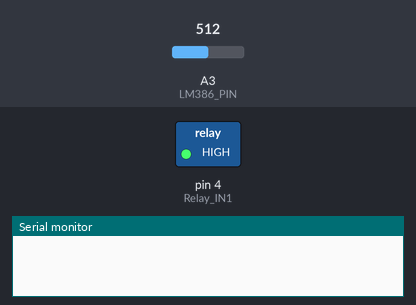
This sketch was run on a simulated Arduino Uno, built with avr-gcc and run on an emulated ATmega328P. Shown: switched loads named in the sketch (green lamp = pin HIGH), the last lines printed to the serial monitor. Dashed ring = blinking. The test bench sets the inputs (shaded band); at power-on: A3 (LM386_PIN) = 512.

Above: at 1.2 s.
1.3 s: A3 (LM386_PIN) set to 407
2.8 s: A3 (LM386_PIN) set to 392
At 3.01 s:
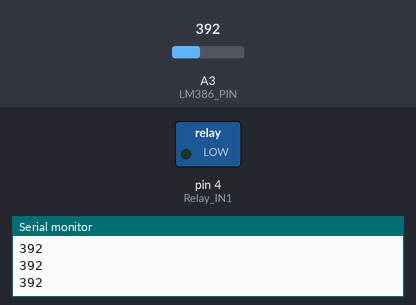
5.8 s: A3 (LM386_PIN) set to 410
At 5.8 s:
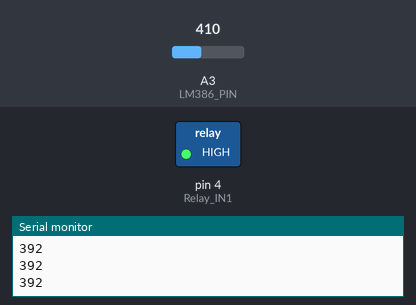
7.3 s: A3 (LM386_PIN) set to 390
At 7.48 s:
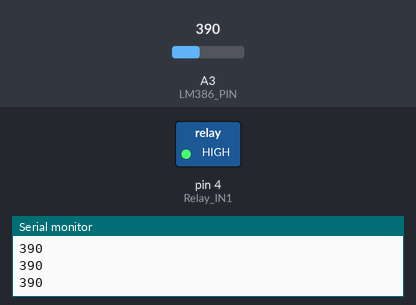
Timing chart, 0 to 11.3 s (numbered marks = the images above; inputs shaded):
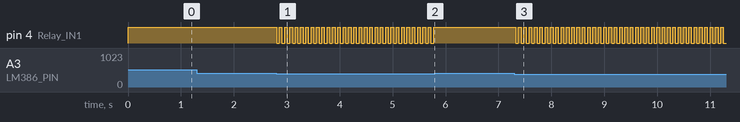

The sketch:

LM386_Hand.ino
```cpp
#define LM386_PIN A3
#define Relay_IN1 4

void setup() {
  Serial.begin(9600);
  pinMode(Relay_IN1, OUTPUT);
  digitalWrite(Relay_IN1, HIGH);
}
boolean on = true;
int lm_value = 0;
void loop() {
  lm_value = analogRead(LM386_PIN);
  if(lm_value > 200 && lm_value < 400) {
      Serial.println(lm_value);
      on = !on;
      digitalWrite(Relay_IN1, on);
  }
  delay(50);
}
```

Measured:
- the behaviour switches between 400 and 399 on A3 (LM386_PIN) (found by bisection; images 0 and 1)
- after the input at 1.3 s, every drawn part: stays the same
- after the input at 2.8 s, pin 4 (Relay_IN1): alternates HIGH for 0.05 s and LOW for 0.05 s, starting at once
- after the input at 5.8 s, pin 4 (Relay_IN1): stops changing and stays HIGH
- after the input at 7.3 s, pin 4 (Relay_IN1): alternates HIGH for 0.05 s and LOW for 0.05 s, starting at once
